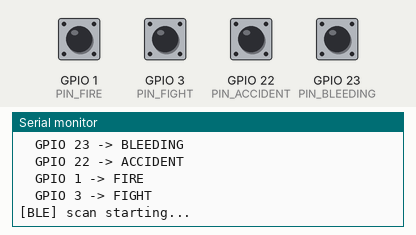
Simulated run of this sketch. Board: ESP32. Parts: the last lines printed to the serial monitor. The inputs (shaded band) are chosen by the test bench; at power-on: GPIO 1 (PIN_FIRE), GPIO 3 (PIN_FIGHT), GPIO 22 (PIN_ACCIDENT), GPIO 23 (PIN_BLEEDING) HIGH. WiFi joins after 1.5 s; servers stay silent unless stated; uploads are accepted with an empty reply; nothing arrives over Bluetooth unless stated.

Above: at 2.8 s.
2.9 s: GPIO 1 (PIN_FIRE) pulled LOW for 0.15 s
At 3.5 s:
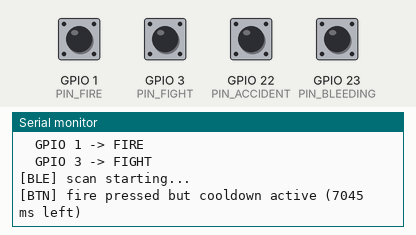
6.0 s: GPIO 3 (PIN_FIGHT) pulled LOW for 0.15 s
At 6.5 s:
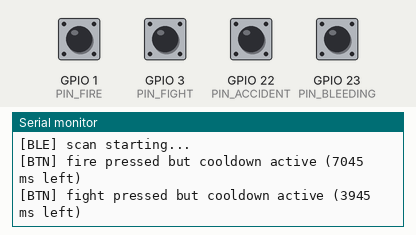
8.1 s: GPIO 22 (PIN_ACCIDENT) pulled LOW for 0.15 s
At 8.6 s:
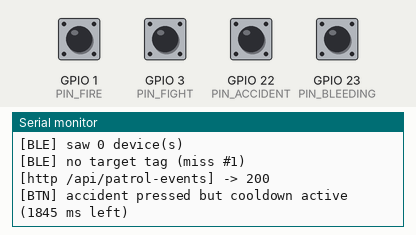
9.7 s: GPIO 23 (PIN_BLEEDING) pulled LOW for 0.15 s
At 11.0 s:
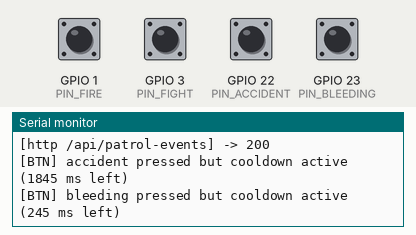
11.3 s: GPIO 1 (PIN_FIRE) pulled LOW for 1 s
At 12.7 s:
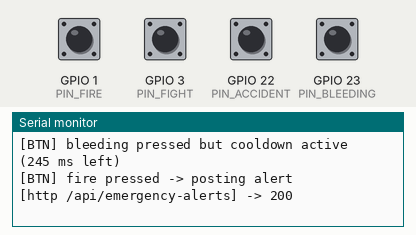
13.8 s: GPIO 3 (PIN_FIGHT) pulled LOW for 1 s
At 14.06 s:
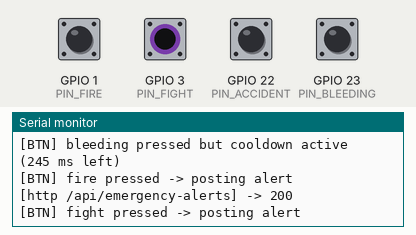

Measured:
- after the input at 2.9 s, the serial monitor: prints a new line after 0.06 s (image 1)
- after the input at 6.0 s, the serial monitor: prints a new line after 0.06 s (image 2)
- after the input at 8.1 s, the serial monitor: prints a new line after 0.06 s (image 3)
- after the input at 9.7 s, the serial monitor: prints a new line after 0.06 s (image 4)
- after the input at 11.3 s, the serial monitor: prints a new line after 0.06 s (image 5)
- after the input at 13.8 s, the serial monitor: prints a new line after 0.06 s (image 6)

The sketch:

sentinel-patrol-1.ino
```cpp
/*
  ============================================================================
  Sentinel Patrol Scanner + Emergency Buttons (v4, dual-core)
  ============================================================================
  Each ESP32 does TWO things in parallel:

    1. BLE scanning (Core 0) – scans for guard tags (HC-05, GUARD_TAG_01),
       POSTs detections to /api/patrol-events every 8 seconds.

    2. Emergency buttons (Core 1) – polls 4 hardware buttons every 10ms.
       On a falling edge (press) with cooldown elapsed, POSTs to
       /api/emergency-alerts.

  Buttons (active LOW with INPUT_PULLUP):
    GPIO 13 -> BLEEDING
    GPIO 12 -> ACCIDENT
    GPIO 14 -> FIRE
    GPIO 27 -> FIGHT

  Endpoints
  ---------
    POST /api/patrol-events        { name, bluetoothMac, espId }
    POST /api/emergency-alerts     { type, espId }      type = accident|fire|bleeding|fight

  Configure
  ---------
  1) Edit WIFI_SSID / WIFI_PASS
  2) Edit SERVER_HOST to your laptop's LAN IP
  3) Edit SERVER_PORT (3000 / 3002 / whatever your dashboard runs on)
  4) Edit ESP_ID — must match what you register in Devices -> ESP32 Scanners
  5) Compile and flash. Required boards: ESP32 Dev Module. No extra libraries.
  ============================================================================
*/

#include <WiFi.h>
#include <BLEDevice.h>
#include <BLEScan.h>
#include <BLEAdvertisedDevice.h>

// ─── CONFIGURE THESE ────────────────────────────────────────────────────────
const char* WIFI_SSID  = "dmk";
const char* WIFI_PASS  = "00000000";

const char* SERVER_HOST  = "10.185.189.235";   // your laptop's LAN IP
const int   SERVER_PORT  = 3002;
const char* PATROL_PATH  = "/api/patrol-events";
const char* ALERT_PATH   = "/api/emergency-alerts";

const char* DEVICE_TOKEN = "";                // optional, must match .env.local
const char* ESP_ID       = "ESP32-SCANNER-01";

// BLE
const char* TAG_NAMES[] = { "HC-05", "GUARD_TAG_01" };
const int TAG_NAMES_COUNT = sizeof(TAG_NAMES) / sizeof(TAG_NAMES[0]);
const int SCAN_DURATION_SEC      = 5;
const int BLE_LOOP_DELAY_MS      = 8000;
const int MAX_CONSECUTIVE_MISSED = 1;

// Buttons
const int PIN_BLEEDING = 23;
const int PIN_ACCIDENT = 22;
const int PIN_FIRE     = 1;
const int PIN_FIGHT    = 3;
const unsigned long BTN_COOLDOWN_MS = 10000;  // per-button cooldown
const unsigned long BTN_DEBOUNCE_MS = 50;     // hardware debounce
// ───────────────────────────────────────────────────────────────────────────

BLEScan* pBLEScan = nullptr;
int      noDeviceCount = 0;

// Forward declarations so setup() can reference these tasks before they're
// defined further down in the file. (Arduino's auto-prototype generator
// can't always infer these.)
void bleTask(void* arg);
void buttonTask(void* arg);
bool isTargetTag(const String& name);
int  postJson(const char* path, const String& body);
void postPatrolEvent(const char* name, const char* mac);
void postEmergencyAlert(const char* type);

// Button state for falling-edge detection + cooldown
struct ButtonState {
  int           pin;
  const char*   type;          // "bleeding" / "accident" / "fire" / "fight"
  bool          lastStable;    // last debounced level
  bool          lastRaw;       // last raw read
  unsigned long lastChangeMs;  // for debounce
  unsigned long lastFiredMs;   // for cooldown
};

ButtonState buttons[] = {
  { PIN_BLEEDING, "bleeding", HIGH, HIGH, 0, 0 },
  { PIN_ACCIDENT, "accident", HIGH, HIGH, 0, 0 },
  { PIN_FIRE,     "fire",     HIGH, HIGH, 0, 0 },
  { PIN_FIGHT,    "fight",    HIGH, HIGH, 0, 0 },
};
const int BUTTON_COUNT = sizeof(buttons) / sizeof(buttons[0]);

void bleTask(void* arg);
void buttonTask(void* arg);

// Forward declarations — needed because these functions take void* parameters,
// which the Arduino IDE's auto-prototype generator can't always handle.
void bleTask(void* arg);
void buttonTask(void* arg);
bool isTargetTag(const String& name);
int  postJson(const char* path, const String& body);
void postPatrolEvent(const char* name, const char* mac);
void postEmergencyAlert(const char* type);

// ───────────────────────────────────────────────────────────────────────────
void setup() {
  Serial.begin(115200);
  delay(100);
  Serial.println("\n=== Sentinel v4 (Patrol + Emergency) ===");
  Serial.printf("ESP_ID: %s\n", ESP_ID);

  // Pin setup
  for (int i = 0; i < BUTTON_COUNT; i++) {
    pinMode(buttons[i].pin, INPUT_PULLUP);
  }

  // WiFi
  WiFi.mode(WIFI_STA);
  WiFi.begin(WIFI_SSID, WIFI_PASS);
  Serial.printf("Connecting to WiFi '%s'", WIFI_SSID);
  unsigned long deadline = millis() + 30000;
  while (WiFi.status() != WL_CONNECTED && millis() < deadline) {
    delay(500);
    Serial.print(".");
  }
  Serial.println();
  if (WiFi.status() == WL_CONNECTED) {
    Serial.print("WiFi connected. IP: ");
    Serial.println(WiFi.localIP());
  }

  // BLE
  BLEDevice::init("Sentinel-Scanner");
  pBLEScan = BLEDevice::getScan();
  pBLEScan->setActiveScan(true);
  pBLEScan->setInterval(100);
  pBLEScan->setWindow(99);

  Serial.println("BLE scanner ready. Listening for:");
  for (int i = 0; i < TAG_NAMES_COUNT; i++) Serial.printf("  - %s\n", TAG_NAMES[i]);

  Serial.println("Buttons ready:");
  Serial.printf("  GPIO %d -> BLEEDING\n", PIN_BLEEDING);
  Serial.printf("  GPIO %d -> ACCIDENT\n", PIN_ACCIDENT);
  Serial.printf("  GPIO %d -> FIRE\n",     PIN_FIRE);
  Serial.printf("  GPIO %d -> FIGHT\n",    PIN_FIGHT);

  // Spawn the two tasks pinned to opposite cores so BLE scanning never
  // makes us miss a button press.
  xTaskCreatePinnedToCore(bleTask,    "ble",    8192, nullptr, 1, nullptr, 0);
  xTaskCreatePinnedToCore(buttonTask, "button", 4096, nullptr, 2, nullptr, 1);
}

void loop() {
  // Idle — work happens in the two pinned tasks above.
  vTaskDelay(portMAX_DELAY);
}

// ───────────────────────────────────────────────────────────────────────────
// Core 0: BLE scan loop
// ───────────────────────────────────────────────────────────────────────────
void bleTask(void* /*arg*/) {
  for (;;) {
    if (WiFi.status() != WL_CONNECTED) WiFi.reconnect();

    Serial.println("\n[BLE] scan starting...");
    BLEScanResults* results = pBLEScan->start(SCAN_DURATION_SEC, false);
    int count = results->getCount();
    Serial.printf("[BLE] saw %d device(s)\n", count);

    bool foundAny = false;
    for (int i = 0; i < count; i++) {
      BLEAdvertisedDevice d = results->getDevice(i);
      if (!d.haveName()) continue;

      String name = String(d.getName().c_str());
      String mac  = String(d.getAddress().toString().c_str());
      int    rssi = d.getRSSI();
      Serial.printf("  - %s [%s] %d dBm\n", name.c_str(), mac.c_str(), rssi);

      if (isTargetTag(name)) {
        Serial.println("    -> match, posting patrol-event");
        postPatrolEvent(name.c_str(), mac.c_str());
        foundAny = true;
      }
    }
    pBLEScan->clearResults();

    if (foundAny) {
      noDeviceCount = 0;
    } else {
      noDeviceCount++;
      Serial.printf("[BLE] no target tag (miss #%d)\n", noDeviceCount);
      if (noDeviceCount <= MAX_CONSECUTIVE_MISSED) {
        postPatrolEvent("NO_DEVICE", "n/a");
      }
    }

    vTaskDelay(BLE_LOOP_DELAY_MS / portTICK_PERIOD_MS);
  }
}

// ───────────────────────────────────────────────────────────────────────────
// Core 1: button monitoring loop
// Falling-edge detection + debounce + per-button cooldown.
// ───────────────────────────────────────────────────────────────────────────
void buttonTask(void* /*arg*/) {
  for (;;) {
    unsigned long now = millis();
    for (int i = 0; i < BUTTON_COUNT; i++) {
      ButtonState& b = buttons[i];
      int raw = digitalRead(b.pin);

      // Debounce: only accept a level change if it has been stable >= 50ms.
      if (raw != b.lastRaw) {
        b.lastRaw = raw;
        b.lastChangeMs = now;
      } else if ((now - b.lastChangeMs) >= BTN_DEBOUNCE_MS && raw != b.lastStable) {
        // Stable level changed.
        bool wasHigh = (b.lastStable == HIGH);
        b.lastStable = raw;
        bool isLowNow = (raw == LOW);

        if (wasHigh && isLowNow) {
          // Falling edge = press. Check cooldown.
          if ((now - b.lastFiredMs) >= BTN_COOLDOWN_MS) {
            b.lastFiredMs = now;
            Serial.printf("[BTN] %s pressed -> posting alert\n", b.type);
            postEmergencyAlert(b.type);
          } else {
            Serial.printf("[BTN] %s pressed but cooldown active (%lu ms left)\n",
                          b.type, BTN_COOLDOWN_MS - (now - b.lastFiredMs));
          }
        }
      }
    }
    vTaskDelay(10 / portTICK_PERIOD_MS);
  }
}

// ───────────────────────────────────────────────────────────────────────────
bool isTargetTag(const String& name) {
  for (int i = 0; i < TAG_NAMES_COUNT; i++) {
    if (name == String(TAG_NAMES[i])) return true;
  }
  return false;
}

// ───────────────────────────────────────────────────────────────────────────
// HTTP plumbing — raw WiFiClient POST.  Both endpoints use the same code path
// so any future tweaks (TLS, retries) happen in one place.
// ───────────────────────────────────────────────────────────────────────────
int postJson(const char* path, const String& body) {
  if (WiFi.status() != WL_CONNECTED) {
    Serial.println("[http] skip — WiFi disconnected");
    return -1;
  }

  WiFiClient client;
  client.setTimeout(5000);
  if (!client.connect(SERVER_HOST, SERVER_PORT)) {
    Serial.printf("[http] connect to %s:%d failed\n", SERVER_HOST, SERVER_PORT);
    return -1;
  }

  client.print("POST ");
  client.print(path);
  client.println(" HTTP/1.1");
  client.print("Host: ");
  client.print(SERVER_HOST);
  client.print(":");
  client.println(SERVER_PORT);
  client.println("Content-Type: application/json");
  client.println("User-Agent: Sentinel-ESP32/4.0");
  client.println("Accept: */*");
  client.println("Connection: close");
  if (strlen(DEVICE_TOKEN) > 0) {
    client.print("x-device-token: ");
    client.println(DEVICE_TOKEN);
  }
  client.print("Content-Length: ");
  client.println(body.length());
  client.println();
  client.print(body);

  String statusLine = client.readStringUntil('\n');
  statusLine.trim();

  String resp = "";
  unsigned long deadline = millis() + 4000;
  while (millis() < deadline && (client.available() || client.connected())) {
    while (client.available()) resp += (char)client.read();
    delay(20);
    if (resp.length() > 512) break;
  }
  client.stop();

  int sp1 = statusLine.indexOf(' ');
  int sp2 = statusLine.indexOf(' ', sp1 + 1);
  int code = (sp1 > 0 && sp2 > sp1) ? statusLine.substring(sp1 + 1, sp2).toInt() : -1;
  Serial.printf("[http %s] -> %d\n", path, code);
  return code;
}

void postPatrolEvent(const char* name, const char* mac) {
  String body = "{\"name\":\"";   body += name;
  body += "\",\"bluetoothMac\":\""; body += mac;
  body += "\",\"espId\":\"";        body += ESP_ID;
  body += "\"}";
  postJson(PATROL_PATH, body);
}

void postEmergencyAlert(const char* type) {
  String body = "{\"type\":\""; body += type;
  body += "\",\"espId\":\"";    body += ESP_ID;
  body += "\"}";
  postJson(ALERT_PATH, body);
}
```
